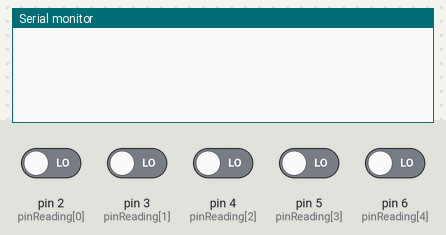
Bench run of a sketch on a simulated Arduino Uno, built with avr-gcc and run on an emulated ATmega328P. On the bench: the last lines printed to the serial monitor. The test bench sets the inputs (shaded band); at power-on: pin 2 (pinReading[0]), pin 3 (pinReading[1]), pin 4 (pinReading[2]), pin 5 (pinReading[3]), pin 6 (pinReading[4]) LOW.

Above: at 1.2 s.
1.3 s: pin 6 (pinReading[4]) driven HIGH
At 2.2 s:
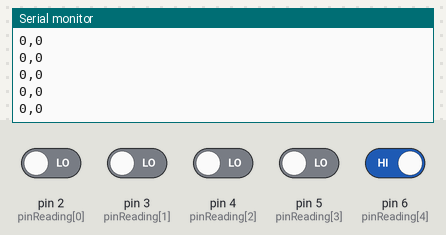
3.2 s: pin 2 (pinReading[0]) driven HIGH
At 3.7 s:
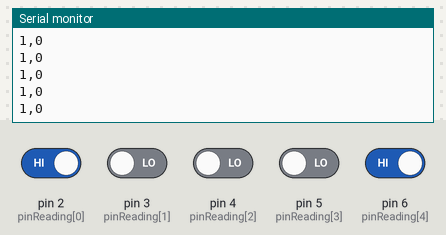
4.7 s: pin 4 (pinReading[2]) driven HIGH
At 5.4 s:
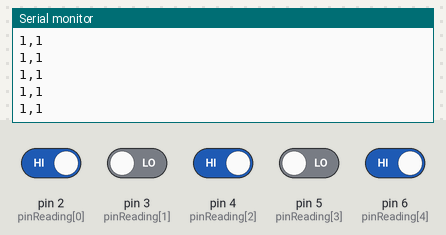

Measured:
- after the input at 1.3 s, the serial monitor: prints a new line at once (image 1)
- after the input at 3.2 s, the serial monitor: prints a new line after 0.07 s (image 2)
- after the input at 4.7 s, the serial monitor: prints a new line after 0.07 s (image 3)

The sketch:

the-starting-line9.ino
```cpp
//The Sarting Line
//by Lauren Race and Terrick Gutierrez
//november 16th 2017

//there is one moderator that can initialize, update question, and finalize
//there are two players, each one with a mat, each mat with a yes/no state

//at first, the state is idle
//when the moderator button is pressed, the game starts, isStarted = true;

//when all the questions are answered, the game is over, isOver = false;

//has the game started
boolean isStarted = false;
//is the game over
boolean isOver = false;
int player1ans = 0; //1 is yes and 2 is no
int player2ans = 0; //1 is yes and 2 is no

// questions
int currentQuestion = 0;
int numberOfQuestions = 10;

//2 players, each one with yes and no
//first pair are yes and no buttons for player0
//second pair are yes and no buttons for player1
//at first no button is pressed, so everything is false
boolean answers[]  = {false, false, false, false};
int numberOfAnswers = 4;

//physical side, TODO: confirm that these are the actual pins
//pin2 connected to yes / player0
//pin3 connected to  no / player0
//pin4 connected to yes / player1
//pin5 connected to no / player1
//pin6 connected to moderatorButton
int pinReading[] = {2, 3, 4, 5, 6};
int numberOfPins = 5;

//it stores the current answers for the question
//it starts at 0, because at first no one has answered
//it goes to 1, when anyone answers
//it goes to 2 when both participants answer
//when it reaches 2, we send info to p5 and we reset the humber to 0
int answersPerQuestion = 0;

//button that the moderator has
//it is false if not pressed
//it is true if it is pressed
boolean moderatorButton = false;

//int for number of yes and scores
//for each player, player0 and player1
int yes[] = {0, 0};
int numberOfYes = 2;
int scores[] = {0, 0};
int scoreMultiplier = 10;

void setup() {
  // put your setup code here, to run once:
  Serial.begin(9600);

  setupPins();

  //comment this out to actually run it plz
  //  simulate();

}

void loop() {
  //for debugging, comment this out to actually run it plz
  // logStatus();

  //check answers from players and button from moderator
  checkButtons();

  ///check if continue to next question
  updateQuestion();

  //send to p5 through serial port
  p5Send();
}

//setting up digital pins to be read
void setupPins() {
  for (int i = 0; i < numberOfPins; i++) {
    pinMode(pinReading[i], INPUT);
  }
}

void checkButtons() {

  //read all of the pins to detect the answers
  for (int i = 0; i < numberOfAnswers; i++) {
    //make the answer true if the corresponding button is pressed
    if (digitalRead(pinReading[i]) == 1) {
     // Serial.print("PRESSED");
      //Serial.println(i);
      //this button was pressed
      answers[i] = true;
    }
  }

  if (answers[0]) {
    player1ans = 1;
  }
  else if (answers[1]) {
    player1ans = 2;
  }
  if (answers[2]) {
    player2ans = 1;
  }
  else if (answers[3]) {
    player2ans = 2;
  }

  //  Serial.print("answers ");
  //  Serial.println(answers[0]);
  //  Serial.print("answers ");
  //  Serial.println(answers[1]);
  //  Serial.print("answers ");
  //  Serial.println(answers[2]);
  //  Serial.print("answers ");
  //  Serial.println(answers[3]);

  //read the moderator button
  //CAUTION: pinReading.length is 5, answers is 4
  //because we are storing the last pin reading in moderatorButton
  //so that answers from players are in an array and moderatorButton is a loner boolean
  if (digitalRead(pinReading[4]) == 1) {
    moderatorButton = true;
    Serial.print(player1ans);
    Serial.print(',');
    Serial.println(player2ans);
    if (player1ans == 0) {
      //Serial.print("player 1! ANSWER ");
    }
    else if (player1ans == 1) {
     //Serial.println("player 1 said yes ");
      //count the score
      //reset player1ans to 0
      //go to next question
    }
    else if (player1ans == 2) {
     //Serial.println("player 1 said no ");
      //count the score
      //reset player1ans to 0
      //go to next question
    }


    if (player2ans == 0) {
      //Serial.print("player 2! ANSWER ");
    }
    else if (player2ans == 1) {
    // Serial.println("player 2 said yes ");
    }
    else if (player2ans == 2) {
      //Serial.println("player 2 said no ");
    }
  }


  //reset answersPerQuestion
  answersPerQuestion = 0;

  //update answersPerQuestion
  for (int i = 0; i < numberOfAnswers; i++) {
    //for every true answer, add 1 to answersPerQuestion
    // Serial.println("counting answers");
    if (answers[i] == true) {
      //  Serial.print("updating answersPerQuestion ");
      answersPerQuestion = answersPerQuestion + 1;
    }
    //    Serial.print("0answersPerQuestion ");
    //    Serial.println(answersPerQuestion);
  }
  //Serial.print("1answersPerQuestion ");
  // Serial.println(answersPerQuestion);
}

//check if we need to move the next question
void updateQuestion() {
  //if both participants answered AND the moderator pressed the button, move to next question
  //  Serial.print("2answersPerQuestion ");
  //  Serial.println(answersPerQuestion);
  if (answersPerQuestion == 2 && moderatorButton) {
    currentQuestion = currentQuestion + 1;

    //update the current score according to the answers from the current question
    updateScores();

    //reset the answers
    for (int i = 0; i < numberOfAnswers; i++) {
      answers[i] = false;
    }
  }
}


//function for updating scores everytime we go to the next question
void updateScores() {

  //check yes for every player
  //check first player
  if (answers[0]) {
    //increment yes
    yes[0]++;
  }

  //skip answers[1]
  //because it is player0 no

  //check second player
  if (answers[2]) {
    //increment yes
    yes[1]++;
  }

  //skip answers[3]
  //because it is player1 no

  //actually update scores
  //according to yes[]
  for (int i = 0; i < numberOfYes; i++) {
    //calculate corresponding score
    scores[i] = yes[i] * scoreMultiplier;
    //    Serial.print("score ");
    //    Serial.print(i);
    //    Serial.print(" ");
    //    Serial.println(scores[i]);
  }
}


//function to send to p5 through serial port
void p5Send() {
  //TODO: figure out serial port stuff
  //send the scores here
  //Serial.print(scores[0]);
  //TODO: figure out if the separator is a string "" or character ''
  //  Serial.print(",");
  //  Serial.println(scores[1]);
}

//function for simulating states
//void simulate() {
//  isStarted = true;
//  isOver = false;
//  moderatorButton = true;
//  answers[0] = false;
//  answers[1] = true;
//  answers[2] = false;
//  answers[3] = true;
//}

//function for logging current status
//very useful for debugging
void logStatus() {
  //at first, idle state
  if (isStarted == false) {
    //Serial.println("waiting...");
  }
  else {
    if (isOver == false) {
      //if isStared and is not over yet
      //Serial.println("current question:" + String(currentQuestion) + ", player0: " + String(scores[0]) + ", player1: " + String(scores[1]));
    }
    else {
      //if isStarted and isOver
      //Serial.println("game over");
    }
  }
}
```
